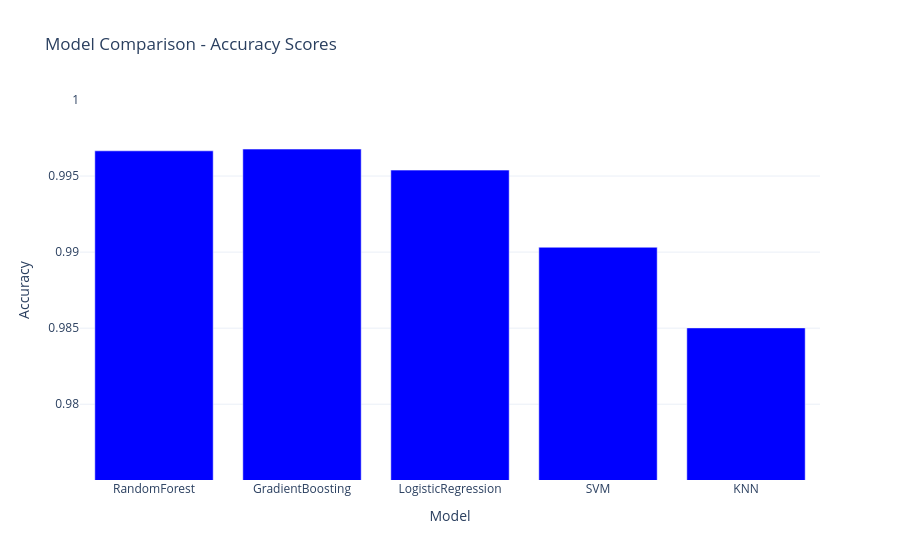

The cell this chart's notebook holds for it:
### Code cell
# Compare accuracies of different models
fraud_project.compare_accuracies()

### Figure 1 — Plotly figure (JSON) as saved in the notebook; plotly's stock layout.template omitted (floating-point values rounded to 4 significant figures)
{"data": [{"marker": {"color": "blue"}, "name": "Accuracy", "type": "bar", "x": ["RandomForest", "GradientBoosting", "LogisticRegression", "SVM", "KNN"], "y": [0.9967, 0.9968, 0.9954, 0.9903, 0.985]}], "layout": {"title": {"text": "Model Comparison - Accuracy Scores"}, "xaxis": {"title": {"text": "Model"}}, "yaxis": {"range": [0.975, 1], "title": {"text": "Accuracy"}}}}
